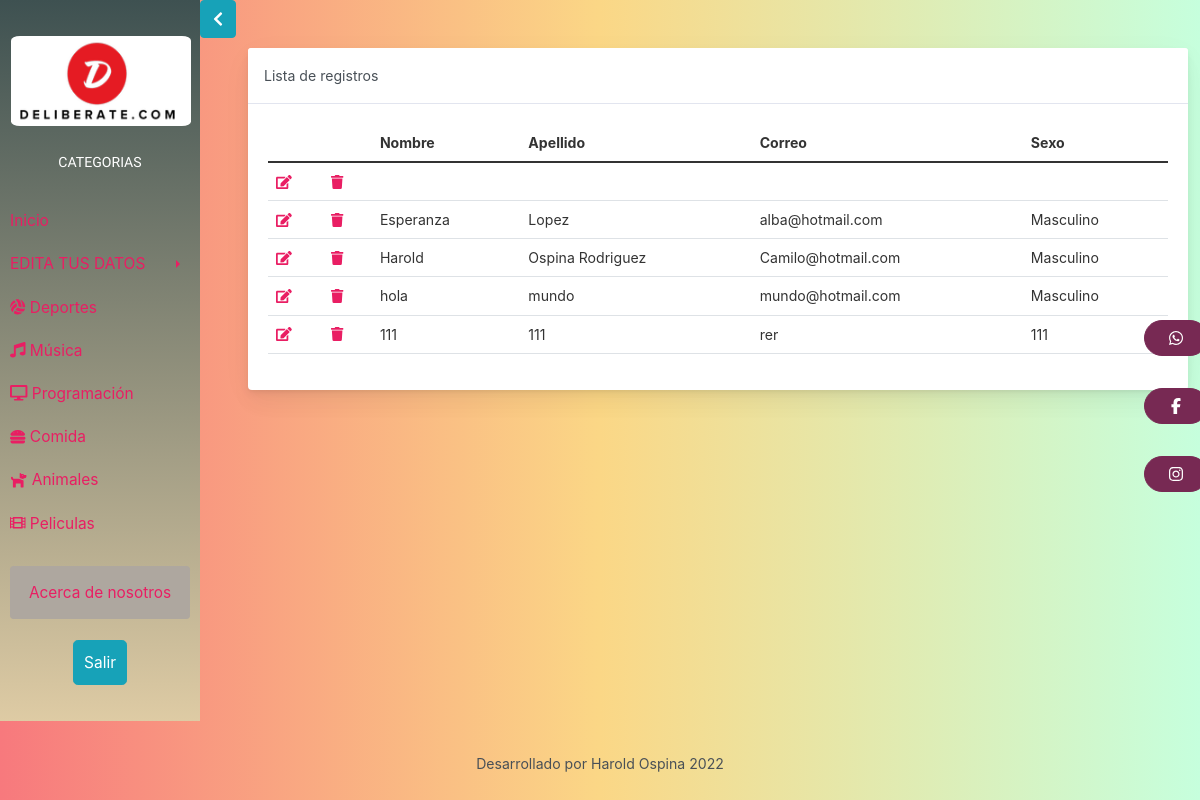
The app's page /Controller/RegistroController.php?lista=1 with its own data.
### tables this page shows
CREATE TABLE `registro` (
  `Nombre` varchar(200) NOT NULL,
  `Apellido` varchar(200) NOT NULL,
  `Correo` varchar(200) NOT NULL,
  `Contrasenia` varchar(200) NOT NULL,
  `Sexo` varchar(50) NOT NULL,
  PRIMARY KEY (`Correo`,`Contrasenia`)
);

### Model/Registro.php (called while the page is built, shortened)
<?php
require("../Model/Conexion.php");
class Registro
{
    private $con;
    function __construct()
    {
        $this->con = new Conexion();
    }
    public function getRegistro()
    {
        $query = $this->con->getCon()->query("SELECT * FROM registro");
        $registros = [];
        $cont = 0;
        while ($fila = $query->fetch_assoc()) {
            $registros[$cont] = $fila;
            $cont++;
        }
        return $registros;
    }
}

### Model/Conexion.php (called while the page is built)
<?php
class Conexion
{
      private $con;
      function __construct()
      {
            $this->con = new mysqli("localhost", "root", "", "proyectofinaldiu");
      }
      function getCon()
      {
            return $this->con;
      }
}

### Views/registro/VistaListaRegistro.php (the view, shortened to what this page needs)
<?php
include VIEWS_PATH . 'index/header.php';
include VIEWS_PATH . 'index/menu.php';
?>
<div class="container-fluid mt-5 ">
    <div class="row">
        <div class="col">
            <div class="card">
                <div class="card-header text-center" >
                    Lista de registros
                </div>
                <div class="card-body">
                    <table class="table">
                        <thead>
                            <tr>
                                <th scope="col"></th>
                                <th scope="col"></th>
                                <th scope="col">Nombre</th>
                                <th scope="col">Apellido</th>
                                <th scope="col">Correo</th>
                                <th scope="col">Sexo</th>
                            </tr>
                        </thead>
                        <tbody>
                            <?php
                            foreach ($listaRegistro as $Registro) {
                                echo "<tr>";
                                echo "<td> <a href='" . VIEWS_PATH . "registro/VistaActualizaRegistro.php?registro=" . $Registro['Correo'] . "'> <span class='fa fa-edit'></span></a> </td>";
                                echo "<td> <a href='" . VIEWS_PATH . "registro/VistaEliminaRegistro.php?registro=" . $Registro['Correo'].  "'> <span class='fa fa-trash'></span></a> </td>";
                                echo "<td>" . $Registro['Nombre'] . "</td>";
                                echo "<td>" . $Registro['Apellido'] . "</td>";
                                echo "<td>" . $Registro['Correo'] . "</td>";
                                echo "<td>" . $Registro['Sexo'] . "</td>";
                                echo "</tr>";
                            }
                            ?>
                        </tbody>
                    </table>
                </div>
            </div>
        </div>
    </div>
</div>
</div>
<?php
include VIEWS_PATH . 'index/footer.php';
?>

### Controller/RegistroController.php (shortened to what this page needs)
<?php
require("../Model/Registro.php");
$usu = new Registro();
if (isset($_POST["nuevoRegistro"])) {
    $usu->newRegistro(
        $_POST["Nombre"],
        $_POST["Apellido"],
        $_POST["Correo"],
        $_POST["Contrasenia"],
        $_POST["Sexo"]
    );
    header("Location: " . CONTROLLER_PATH . "RegistroController.php?info=1");
} else {
    if (isset($_POST["eliminaRegistro"])) {
        $usu->deleteRegistro(
            $_POST["Correo"]
        );
        header("Location: " . CONTROLLER_PATH . "RegistroController.php?info=2&lista=1");
    } else {
        if (isset($_POST["actualizaRegistro"])) {
            $usu->updateRegistro(
                $_POST["Correo"],
                $_POST["Contraseña"],
                $_POST["Nombre"],
                $_POST["Apellido"],
                $_POST["Sexo"]
            );
            header("Location: " . CONTROLLER_PATH . "RegistroController.php?info=3&lista=1");
        } else if ($_GET["lista"] == 1) {
            $listaRegistro = $usu->getRegistro();
          require(VIEWS_PATH . "registro/VistaListaRegistro.php");
        } else {
            if (defined(VIEWS_PATH) == false) {
                define('VIEWS_PATH', '../Views/');
            }
            header("Location: " . VIEWS_PATH . "index/index.php");
        }
    }
}

### Views/index/header.php (shortened to what this page needs)
<!DOCTYPE html>
<html lang="en">
<head>
    <link rel="stylesheet" href="<?php echo CSS_PATH;?>bootstrap.min.css">
    <link rel="stylesheet" href="<?php echo CSS_PATH;?>custom.css">
    <link rel="stylesheet" href="<?php echo CSS_PATH;?>fontawesome.css">
    <link rel="stylesheet" href="<?php echo CSS_PATH;?>iconos.css">
    <link rel="stylesheet" href="<?php echo CSS_PATH;?>estilos.css">
        <link rel="stylesheet" href="<?php echo CSS_PATH;?>styles.css">
</head>
<body class="" id="inicio">
  <div class="float-left">

### Views/index/menu.php (shortened to what this page needs)
<?php
include 'header.php';
?>
<div class="wrapper">
    <nav id="sidebar" class="colorMenu">
        <div class="sidebar-header">
            <img src="<?php echo IMG_PATH; ?>logo.jpg"
                style="position: relative; top: 20px; right: 5px; width: 180px; height :90px; border-radius: 5%; margin: 8%;">
        </div>
        <ul class="list-unstyled components">
            <center>
                <p style="font-family: 'Zen Kaku Gothic New', sans-serif;">CATEGORIAS</p>
            </center>
            <li>
                <a href="<?php echo VIEWS_PATH; ?>index/indexUsuario.php">Inicio</a>
            </li>
            <li class="active dropend">
                <a href="#homeSubmenu1" data-toggle="collapse" aria-expanded="false" class="dropdown-toggle"
                    data-bs-toggle="dropdown" data-bs-auto-close="true">
                    EDITA TUS DATOS
                </a>
            </li>
            <li class="active dropend">
                    <a  href="<?php echo VIEWS_PATH;?>index/BasketballForo.php"> <i class="fas fa-volleyball-ball"></i>  Deportes</a>
            </li>
            <li class="active dropend">
                    <a  href="<?php echo VIEWS_PATH;?>index/musicaForo.php"><i class="fas fa-music"></i>  Música</a>
            </li>
            <li class="active dropend">
                    <a  href="<?php echo VIEWS_PATH;?>index/programacionForo.php"><i class="fas fa-desktop"></i>  Programación</a>
            </li>
            <li class="active dropend">
              <a  href="<?php echo VIEWS_PATH;?>index/comidaForo.php"><i class="fas fa-hamburger"></i>  Comida</a>
      </li>
      <li class="active dropend">
              <a  href="<?php echo VIEWS_PATH;?>index/animalesForo.php"><i class="fas fa-dog"></i>  Animales</a>
      </li>
      <li class="active dropend">
              <a  href="<?php echo VIEWS_PATH;?>index/peliculaForo.php"><i class="fas fa-film"></i>  Peliculas</a>
      </li>
            <li>
                <br>
                <div class="d-flex justify-content-center">
                    <button type="button" class="btn btn-secondary btn-sm"><a
                            href="<?php echo VIEWS_PATH; ?>index/about us.php">Acerca de nosotros</a></button>
                </div>
                <br>
                <div class="d-flex justify-content-center">
                    <a href="<?php echo VIEWS_PATH; ?>index/" class="btn btn-info btn-lg">Salir</a>
                </div>
            </li>
        </ul>
    </nav>
    <div id="content">
        <div class="row">
            <div class="col-3">
                <nav class="">
                    <button type="button" id="sidebarCollapse" class="btn btn-info">
                        <i class="fas fa-chevron-left" id="arrow1"></i>
                    </button>
                </nav>
            </div>
        </div>
    </div>
    <div class="social">
        <div class="d-flex flex-row flex-lg-column justify-content-center align-items-center h-100 mt-3 mt-lg-0">
            <a class="btn btn-dark m-3" href="https://wa.link/h5k2rg"><i class="fab fa-whatsapp"></i></a>
            <a class="btn btn-dark m-3" href="https://www.facebook.com/profile.php?id=100075368558133"><i
                    class="fab fa-facebook-f"></i></a>
            <a class="btn btn-dark m-3" href="https://instagram.com/deliberateweb?utm_medium=copy_link"><i
                    class="fab fa-instagram"></i></a>
        </div>
    </div>

### Views/index/footer.php (shortened to what this page needs)
<footer id="foot">
    <div class="container">
        <div class="text-center">
            <span>Desarrollado por Harold Ospina <?php echo date("Y"); ?></span>
        </div>
    </div>
</footer>
</div>
</body>
</html>

### css/custom.css (style rules this page uses)
.wrapper { display: flex; align-items: stretch; }
#sidebar { min-width: 200px; max-width: 200px; min-height: 90vh; }
a[data-bs-toggle="dropdown"] { position: relative; }
.dropdown-toggle::after { display: block; position: absolute; top: 50%; right: 20px; transform: translateY(-50%); }
#sidebar { color: #fff; transition: all 0.3s; }
a, a:hover, a:focus { color: inherit; text-decoration: none; transition: all 0.3s; }
#sidebar ul.components { padding: 20px 0; }
#sidebar ul p { padding: 10px; }
#sidebar ul li a { padding: 10px; font-size: 1.1em; display: block; }

### css/estilos.css (style rules this page uses)
#inicio { background: #C6FFDD; background: -webkit-linear-gradient(to right, #f7797d, #FBD786, #C6FFDD); background: linear-gradient(to right, #f7797d, #FBD786, #C6FFDD); }

### css/styles.css (style rules this page uses)
.social { position: relative; z-index: 2; }
.social .btn { display: inline-flex; align-items: center; justify-content: center; padding: 0; height: 4rem; width: 4rem; border-radius: 100rem; }
body { margin: 0; font-family: -apple-system, BlinkMacSystemFont, "Segoe UI", Roboto, "Helvetica Neue", Arial, "Noto Sans", sans-serif, "Apple Color Emoji", "Segoe UI Emoji", "Segoe UI Symbol", "Noto Color Emoji"; font-size: .88rem; font-weight: 400; line-height: 1.5; color: #495057; text-align: left; background-color: #eef1f3 }
.card { box-shadow: 0 0.46875rem 2.1875rem rgba(4, 9, 20, 0.03), 0 0.9375rem 1.40625rem rgba(4, 9, 20, 0.03), 0 0.25rem 0.53125rem rgba(4, 9, 20, 0.05), 0 0.125rem 0.1875rem rgba(4, 9, 20, 0.03); border-width: 0; transition: all .2s }
.card-header:first-child { border-radius: calc(.25rem - 1px) calc(.25rem - 1px) 0 0 }
.card-header { display: flex; align-items: center; border-bottom-width: 1px; padding-top: 0; padding-bottom: 0; padding-right: .625rem; height: 3.5rem; background-color: #fff; border-bottom: 1px solid rgba(26, 54, 126, 0.125) }
.card-body { flex: 1 1 auto; padding: 1.25rem }
a { color: #E91E63; text-decoration: none !important; background-color: transparent }
.colorMenu { background: #3E5151; background: -webkit-linear-gradient(to top, #DECBA4, #3E5151); background: linear-gradient(to top, #DECBA4, #3E5151); }
* { box-sizing: border-box; }
.container { width: 95%; max-width: 900px; padding: 32px 64px; margin: auto; }
.social { width: 48px; position: fixed; top: 50px; right: 0; }
.social { top: 50%; height: 205px; margin-top: -100px; }

### records on screen
registro: Nombre "Esperanza", Apellido "Lopez", Correo "alba@hotmail.com", Sexo "Masculino"
registro: Nombre "Harold", Apellido "Ospina Rodriguez", Correo "Camilo@hotmail.com", Sexo "Masculino"
registro: Nombre "hola", Apellido "mundo", Correo "mundo@hotmail.com", Sexo "Masculino"
registro: Nombre "111", Apellido "111", Correo "rer", Sexo "111"
